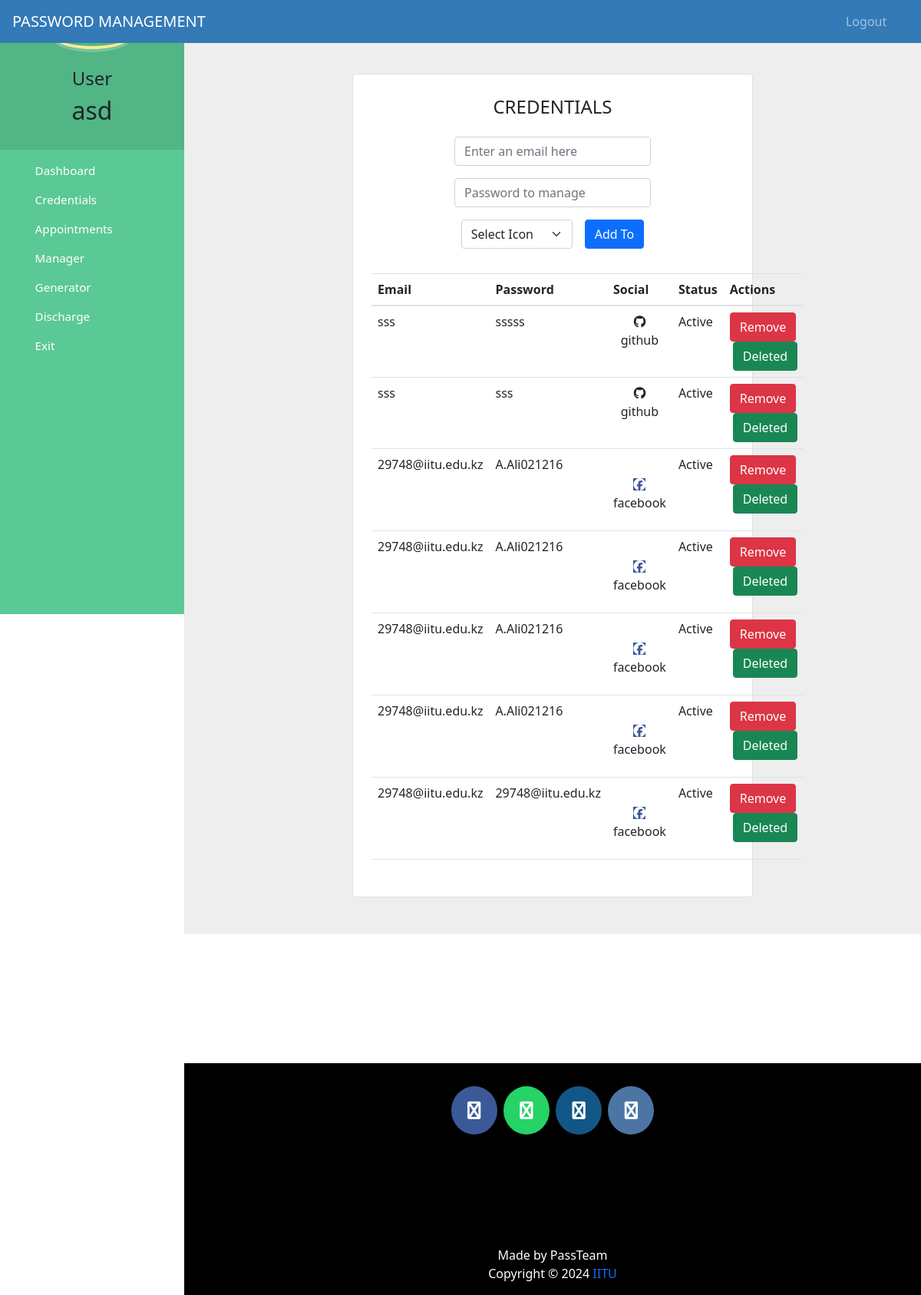
Screenshot of /all_data (signed in) with the database file from the repository.
### password/models.py (models this page shows, shortened)
class todo(models.Model):
    user = models.ForeignKey(User, on_delete=models.CASCADE)
    todo_name = models.CharField(max_length=1000)
    status = models.BooleanField(default=False)
    password = models.CharField(max_length=100, blank=True, null=True)
    icon = models.CharField(max_length=100, blank=True, null=True)

### password/views.py (the view)
def all_data_view(request):
    doctors = models.Doctor.objects.all().filter(status=True)
    patient = models.Patient.objects.get(
        user_id=request.user.id
    )  # for profile picture of patient in sidebar
    if request.method == "POST":
        task = request.POST.get("task")
        password = request.POST.get("password")
        icon = request.POST.get("icon")
        new_todo = todo(user=request.user, todo_name=task, password=password, icon=icon)
        new_todo.save()
    all_todos = todo.objects.filter(user=request.user)
    context = {"todos": all_todos, "patient": patient, "doctors": doctors}
    return render(request, "password/all_data.html", context)

### passwordmanagement/bruteforce.py (called while the page is built)
    def __call__(self, request):
        response = self.get_response(request)
        return response

### templates/password/all_data.html (shortened to what this page needs)
{% extends 'password/patient_base.html' %}
{% block content %}
{% load static %}
<head>
  <link rel="stylesheet" href="https://cdn.jsdelivr.net/npm/bootstrap@5.1.3/dist/css/bootstrap.min.css">
  <link rel="stylesheet" href="https://cdnjs.cloudflare.com/ajax/libs/font-awesome/6.5.2/css/all.min.css">
</head>
<body>
  <section class="vh-75" style="background-color: #eee;">
    <div class="container py-5 h-100">
      <div style="margin: 0px;" class="row d-flex justify-content-center align-items-center h-100">
        <div class="col col-lg-9 col-xl-7">
          <div class="card rounded-3">
            <div class="card-body p-4">
              <h4 class="text-center my-1 pb-1" style="text-transform: uppercase;">Credentials</h4>
              <form method="POST" style="margin-top: 0;" class="row row-cols-lg-auto g-3 justify-content-center align-items-center mb-4 pb-2">
                <div class="col-12">
                  <div class="form-outline">
                    <input type="text" id="form1" class="form-control" name="task" placeholder="Enter an email here"/>
                  </div>
                </div>
                <div class="col-12">
                  <div class="form-outline">
                    <input type="input" id="form2" class="form-control" name="password" placeholder="Password to manage"/>
                  </div>
                </div>
                <div class="col-12">
                  <select class="form-select" name="icon" id="icon-select">
                    <option value="" selected>Select Icon</option>
                  </select>
                </div>
                <div class="col-12">
                  <button type="submit" class="btn btn-primary">Add To</button>
                </div>
              </form>
              <table class="table mb-4">
                <thead>
                  <tr>
                    <th scope="col">Email</th>
                    <th scope="col">Password</th>
                    <th scope="col">Social</th>
                    <th scope="col">Status</th>
                    <th scope="col">Actions</th>
                  </tr>
                </thead>
                <tbody>
                  {% for i in todos %}
                  <tr>
                    <td>{{ i.todo_name }}</td>
                    <td>{{ i.password }}</td>
                    <td>
                      {% if i.icon %}
                      <p> <i class="fab fa-{{ i.icon }}"></i> {{ i.icon }}</p>
                      {% else %}
                        No icon
                      {% endif %}
                    </td>
                    {% if i.status %}
                      <td>Deleted</td>
                    {% else %}
                      <td>Active</td>
                    {% endif %}
                    <td>
                      <a href="{% url 'delete' i.todo_name %}"><button type="submit" class="btn btn-danger">Remove</button></a>
                      <a href="{% url 'update' i.todo_name %}"><button type="submit" class="btn btn-success ms-1">Deleted</button></a>
                    </td>
                  </tr>
                  {% endfor %}
                </tbody>
              </table>
            </div>
          </div>
        </div>
      </div>
    </div>
  </section>
</body>
{% endblock content %}

### templates/password/patient_base.html (shortened to what this page needs)
<!DOCTYPE html>
{% load static %}
<html lang="en">
<head>
  <link rel="stylesheet" href="https://stackpath.bootstrapcdn.com/bootstrap/4.3.1/css/bootstrap.min.css">
  <link rel="stylesheet" href="https://maxcdn.bootstrapcdn.com/font-awesome/4.7.0/css/font-awesome.min.css">
</head>
<body>
  <nav class="menu" tabindex="0">
    <header class="avatar">
      <br><br>
      <h4>User</h4>
      <h2>{{request.user.first_name}}</h2>
    </header>
    <ul>
      <li tabindex="0" class="icon-dashboard"> <a style="color:white; text-decoration:none;" href="/user-dashboard"><span>Dashboard</span></a> </li>
      <li tabindex="0" class="icon-users"> <a style="color:white; text-decoration:none;" href="/all_data"><span>Credentials</span></a></li>
      <li tabindex="0" class="icon-calendar"> <a style="color:white; text-decoration:none;" href="/user-appointment"><span>Appointments</span></a></li>
      <li tabindex="0" class="icon-users"> <a style="color:white; text-decoration:none;" href="/user-view-manager"><span>Manager</span></a></li>
      <li tabindex="0" class="icon-users"> <a style="color:white; text-decoration:none;" href="/user_generate"><span>Generator</span></a></li>
      <li tabindex="0" class="icon-users"> <a style="color:white; text-decoration:none;" href="/user-discharge"><span>Discharge</span></a></li>
      <li tabindex="0" class="icon-users"> <a style="color:white; text-decoration:none;" href="/logout"><span>Exit</span></a></li>
    </ul>
  </nav>
  <main>
    <div class="bs-example">
      <nav class="navbar navbar-expand-md  navbar-dark fixed-top" style="background:#337AB7;">
        <a href="/user-dashboard" class="navbar-brand">PASSWORD MANAGEMENT</a>
        <div class="collapse navbar-collapse justify-content-between" id="navbarCollapse">
          <div class="navbar-nav" style=" margin-left: 90%;">
            <a href="/logout" class="nav-item nav-link">Logout</a>
          </div>
        </div>
      </nav>
    </div>
    <br><br>
    {% block content %}
    {% endblock content %}
    <br><br><br><br><br><br><br>
    <footer>
      <p>
        <a id="ftr" href="https://facebook.com" class="fa fa-facebook" target="_blank"></a>
        <a id="ftr" href="#" class="fa fa-whatsapp" target="_blank"></a>
        <a id="ftr" href="https://instagram.com/abdullaev_alisher02" class="fa fa-instagram" target="_blank"></a>
        <a id="ftr" href="https://vk.com" class="fa fa-vk" target="_blank"></a>
      </p>
      <br>
      <div class="container">
        <div class="row">
          <div class="col-md-12 col-sm-12">
            <div style="color:#ffffff;" class="wow fadeInUp footer-copyright">
              <p>Made by PassTeam <br>
                Copyright &copy; 2024 <a href="https://iitu.edu.kz/ru/" target="_blank">IITU</a>  </p>
            </div>
          </div>
        </div>
      </div>
    </footer>
  </main>
 </body>
</html>

### templates/password/patient_base.html (style rules this page uses)
a:link { text-decoration: none; }
a { color: white; }
footer { padding: 0px 0px 0px 0px; background-color: black; margin: 0px; }
#ftr { font-size: 23px; padding: 20px; }
.fa { font-size: 23px; width: 60px; text-align: center; text-decoration: none; margin: 5px 2px; border-radius: 50%; }
.fa-facebook { background: #3B5998; color: white; margin-top: 30px; }
.fa-whatsapp { background: #25d366; color: white; }
.fa-vk { background: #4C75A3; color: white; }
.fa-instagram { background: #125688; color: white; }
p { text-align: center; }
body { padding-left: 240px; }
main { position: relative; height: 100vh; }
.menu { background: #5bc995; height: 100vh; width: 240px; position: fixed; top: 0px; left: 0; z-index: 5; outline: none; }
.menu .avatar { background: rgba(0, 0, 0, 0.1); padding: 2em 0.5em; text-align: center; }
.menu .avatar h2 { font-weight: normal; margin-bottom: 0; }
.menu ul { list-style: none; padding: 0.5em 0; margin: 0; }
.menu ul li { padding: 0.5em 1em 0.5em 3em; font-size: 0.95em; font-weight: regular; background-repeat: no-repeat; background-position: left 15px center; background-size: auto 20px; transition: all 0.15s linear; cursor: pointer; }
.menu ul li.icon-dashboard { background-image: url("http://www.entypo.com/images//gauge.svg"); }
.menu ul li.icon-users { background-image: url("http://www.entypo.com/images//users.svg"); }
.menu ul li.icon-calendar { background-image: url("http://www.entypo.com/images//calendar.svg"); }

### templates/password/all_data.html (style rules this page uses)
a:link { text-decoration: none; }
.row { margin: 100px; }

### rows the page displays
todo: todo_name "sss", password "sssss", icon "github", status "Active"
todo: todo_name "sss", password "sss", icon "github", status "Active"
todo: todo_name "29748@iitu.edu.kz", password "A.Ali021216", icon "facebook", status "Active"
todo: todo_name "29748@iitu.edu.kz", password "A.Ali021216", icon "facebook", status "Active"
todo: todo_name "29748@iitu.edu.kz", password "A.Ali021216", icon "facebook", status "Active"
todo: todo_name "29748@iitu.edu.kz", password "A.Ali021216", icon "facebook", status "Active"
todo: todo_name "29748@iitu.edu.kz", password "29748@iitu.edu.kz", icon "facebook", status "Active"

### other values shown
{{ request.user.first_name }} "asd"
